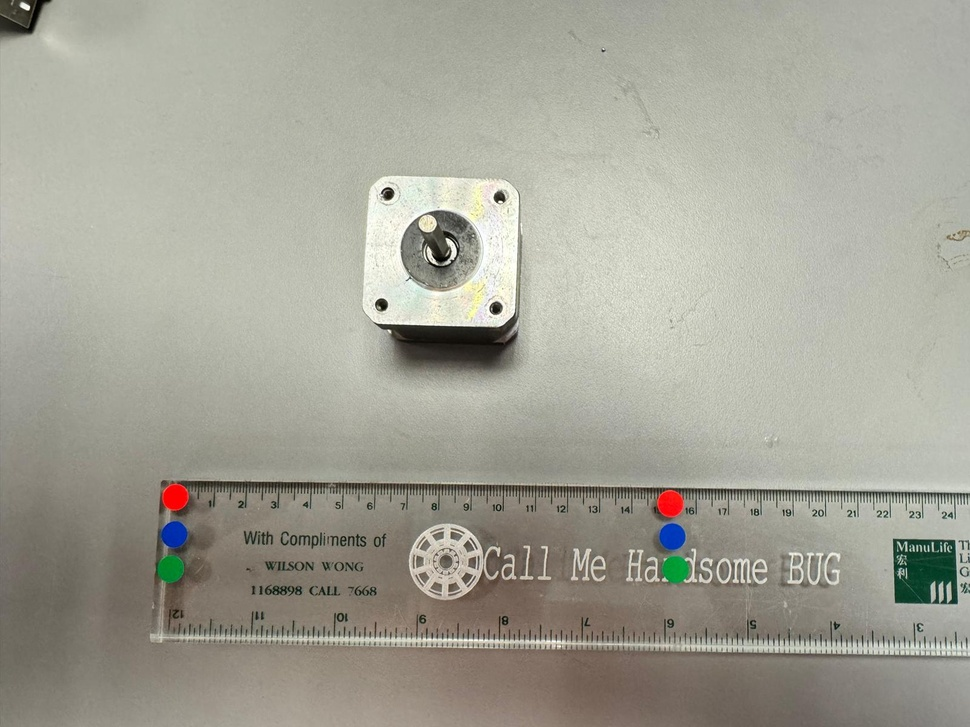
#> input picture case/case3.jpg, 970 x 727 px, shrunk from 1600 x 1200 before the run
$ python dot_detector.py
#> lines starting #> are read from the running program, lines starting #| are printed output that depends on the picture; after the words box and inside, x2 and y2 are one past the last pixel; in counts of white or black regions, pixels touching at a corner belong together
#> further down, img is the input picture: shape (727, 970, 3); mean B, G, R 150.8, 162.6, 163.6
import cv2
import numpy as np
import utils

def red_dot_detect(img, draw=True):
#> called with draw = True
    img_hsv = cv2.GaussianBlur(img, (5,5), 0)
    img_hsv = cv2.cvtColor(img_hsv, cv2.COLOR_BGR2HSV)
#> img_hsv: shape (727, 970, 3); mean H, S, V 30.3, 25.5, 165.5
    # First blur to reduce noise prior to color space conversion

    img_hsv_red = cv2.bitwise_or(
        cv2.inRange(img_hsv, np.array([0, 70, 50]), np.array([10, 255, 255])),
        cv2.inRange(img_hsv, np.array([156, 70, 50]), np.array([180, 255, 255])))
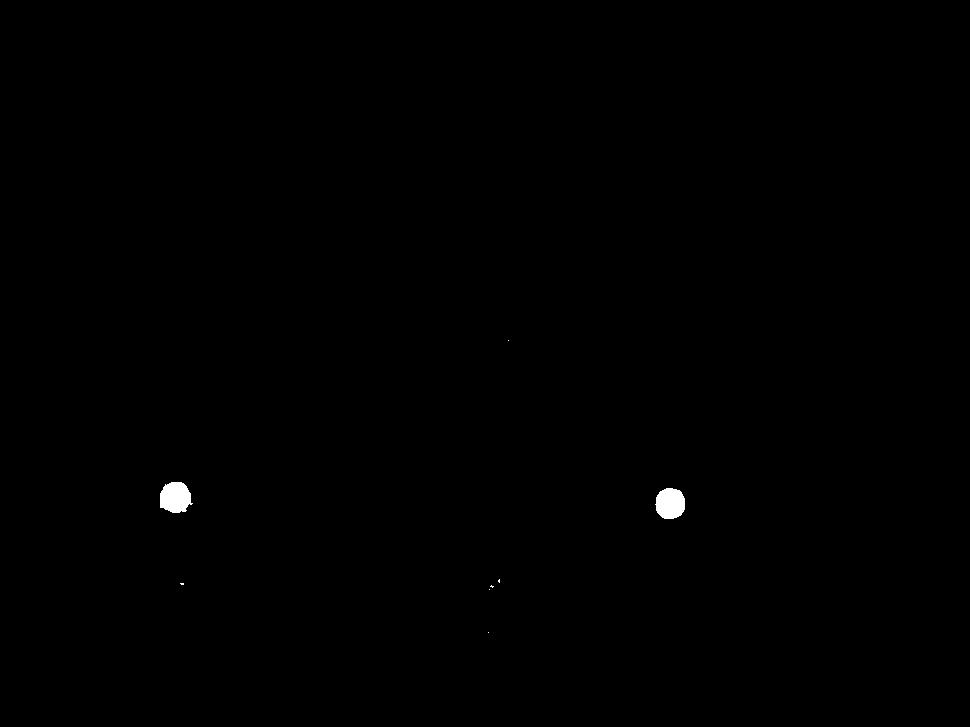
#> img_hsv_red: shape (727, 970); 0.22% white; 8 white regions (6 under 20 px), largest, box (x1, y1, x2, y2) and area: (160, 482, 193, 513) 789, (655, 488, 685, 519) 752
    # Second blur to reduce more noise, easier circle detection
    img_hsv_red = cv2.GaussianBlur(img_hsv_red, (5, 5), 2, 2)
    # Use the Hough transform to detect circles in the image
    param2 = 50
    circles = [[]]
    while circles is None or len(circles[0])<2:
        circles = cv2.HoughCircles(img_hsv_red, cv2.HOUGH_GRADIENT, 1,
            img_hsv_red.shape[0]/8, param1=100, param2=param2, minRadius=4, maxRadius=60)
        param2 -=1
        if param2<=0:
            return np.array([[]])
#> this loop made 30 passes
#> circles on passes 24 to 30: [[669.5, 503.5, 15.4]], [[669.5, 503.5, 15.4]], [[669.5, 503.5, 15.4]], [[669.5, 503.5, 15.4]], [[669.5, 503.5, 15.4]], [[669.5, 503.5, 15.4]], [[669.5, 503.5, 15.4], [176.5, 498.5, 14.6]]
#> after the loop, param2 = 20
    circles = np.round(circles[0, :]).astype("int")
#> circles = [[670, 504, 15], [176, 498, 15]]
    #print(f"Circles: \n{circles}")
    if draw:
        for c in circles:
            cv2.circle(img, center=(c[0], c[1]), radius=c[2], color=(0, 255, 255), thickness=2)
#> this loop made 2 passes
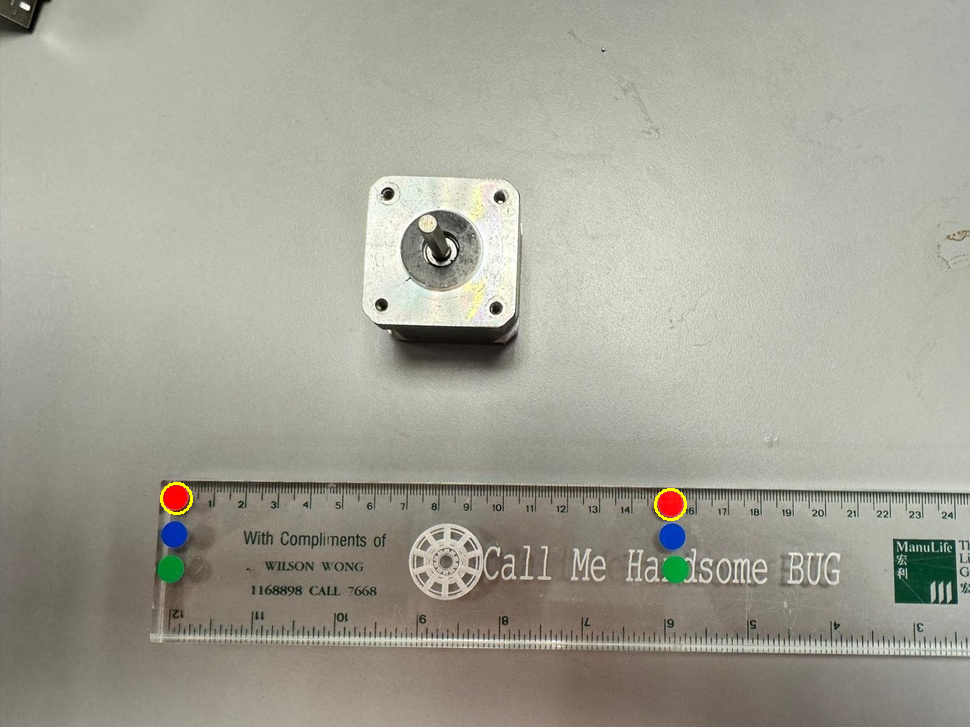
#> img: shape (727, 970, 3); 0.08% of pixels changed, all inside (x1, y1, x2, y2) = (160, 482, 687, 521)
    #utils.show_img(img)
    return circles

if __name__ == "__main__":
    img = cv2.imread("case/case3.jpg")
    red_dot_detect(img)

$ run again, with case/case1.jpg copied over case/case3.jpg
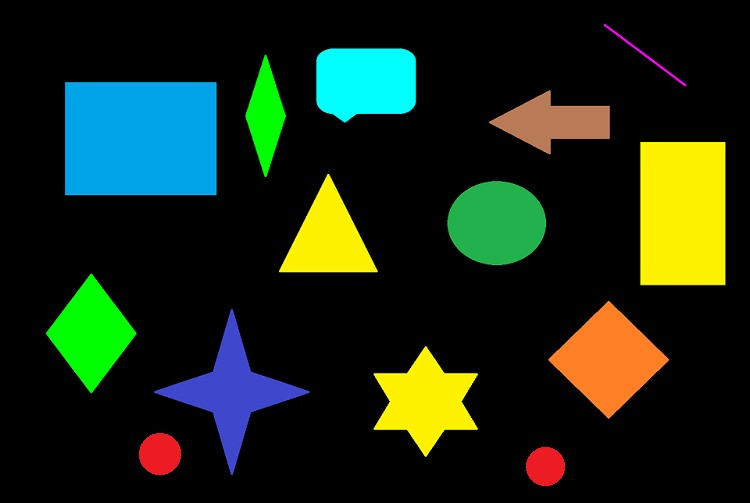
#> input picture case/case1.jpg, 750 x 503 px
#> img is the input picture: shape (503, 750, 3); mean B, G, R 22.4, 40.5, 26.3
#> in red_dot_detect, `img_hsv_red = cv2.bitwise_or( cv2.inRange(img_hsv, np.array([0, 70, 50..`:
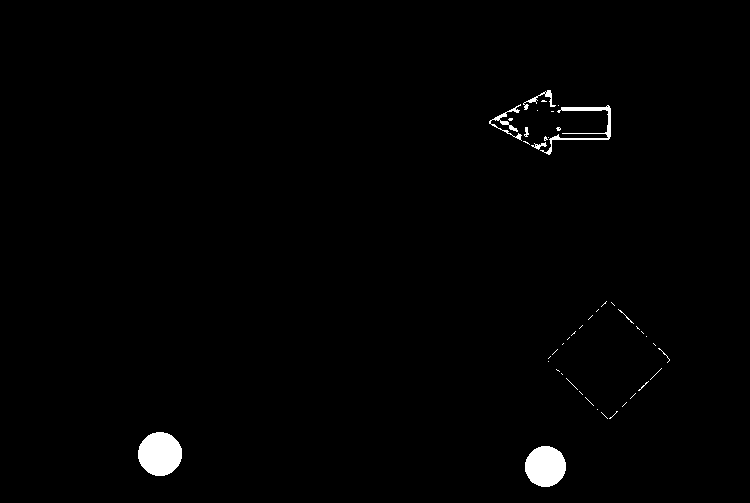
#> img_hsv_red: shape (503, 750); 1.1% white; 45 white regions (37 under 20 px), largest, box (x1, y1, x2, y2) and area: (138, 432, 182, 476) 1513, (525, 446, 566, 487) 1319, (540, 105, 611, 155) 532
#> the loop in red_dot_detect, `while circles is None or len(circles[0])<2:` made 2 passes
#> circles on passes 1 to 2: [[545.5, 466.5, 20.1]], [[159.5, 453.5, 22.3], [545.5, 466.5, 20.1]]
#> after the loop in red_dot_detect, `while circles is None or len(circles[0])<2:`: param2 = 48
#> in red_dot_detect, `circles = np.round(circles[0, :]).astype("int")`: circles = [[160, 454, 22], [546, 466, 20]]
#> the loop in red_dot_detect, `for c in circles:` made 2 passes
#> after the loop in red_dot_detect, `for c in circles:`:
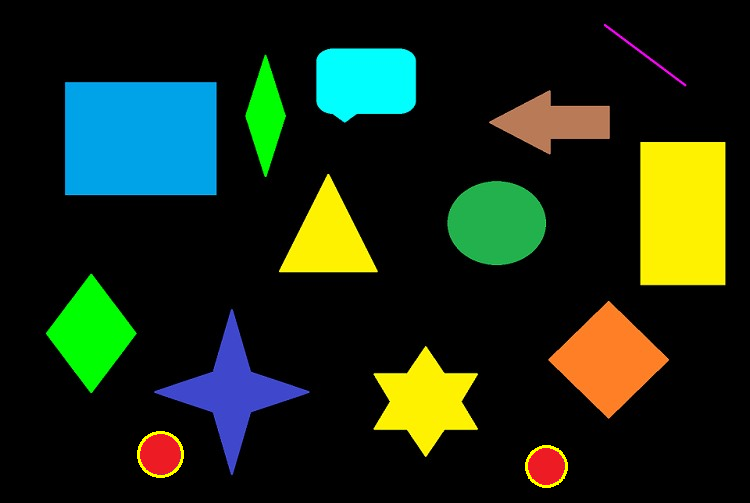
#> img: shape (503, 750, 3); 0.22% of pixels changed, all inside (x1, y1, x2, y2) = (137, 431, 568, 488)
